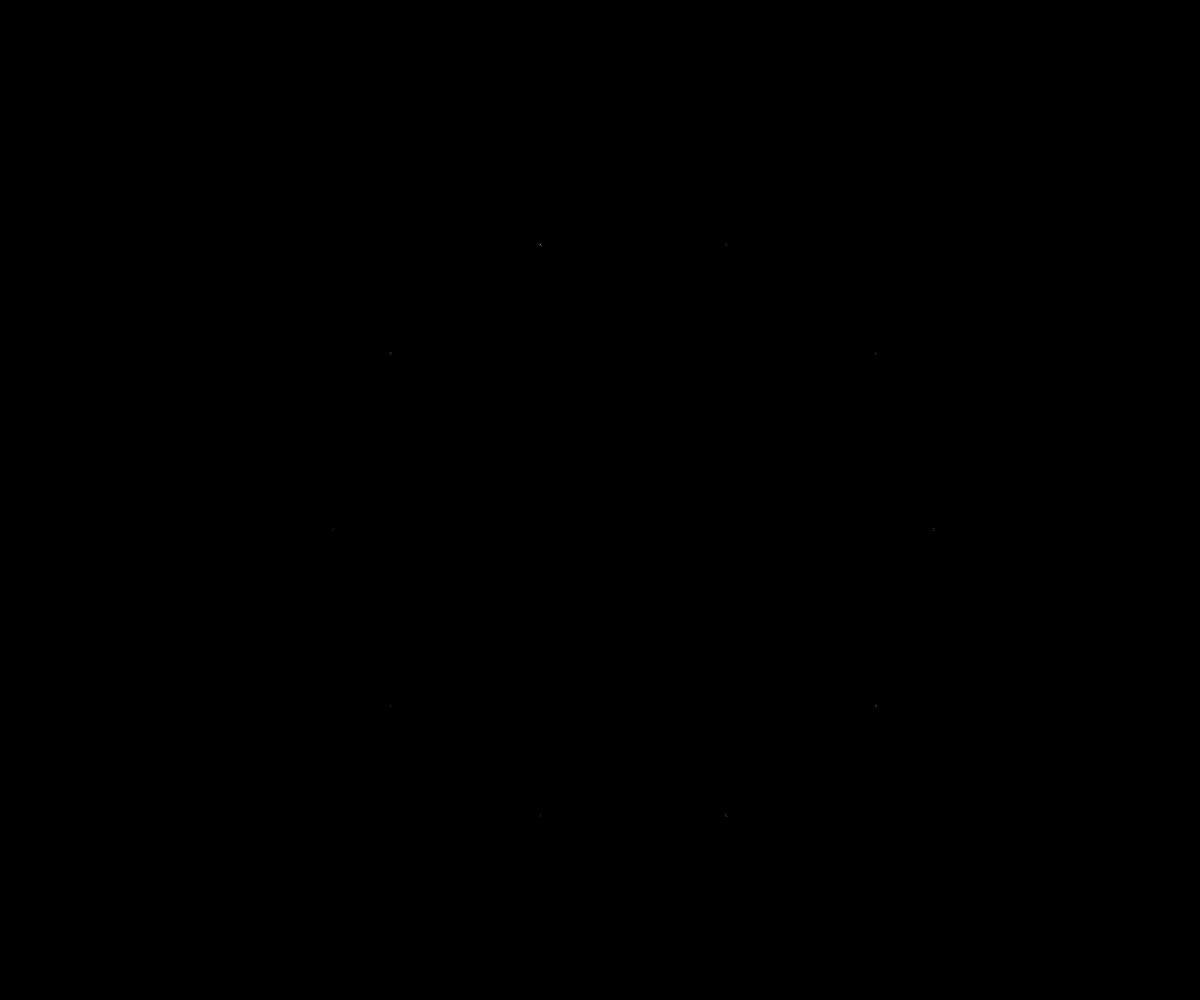
Frame 1 (no input)
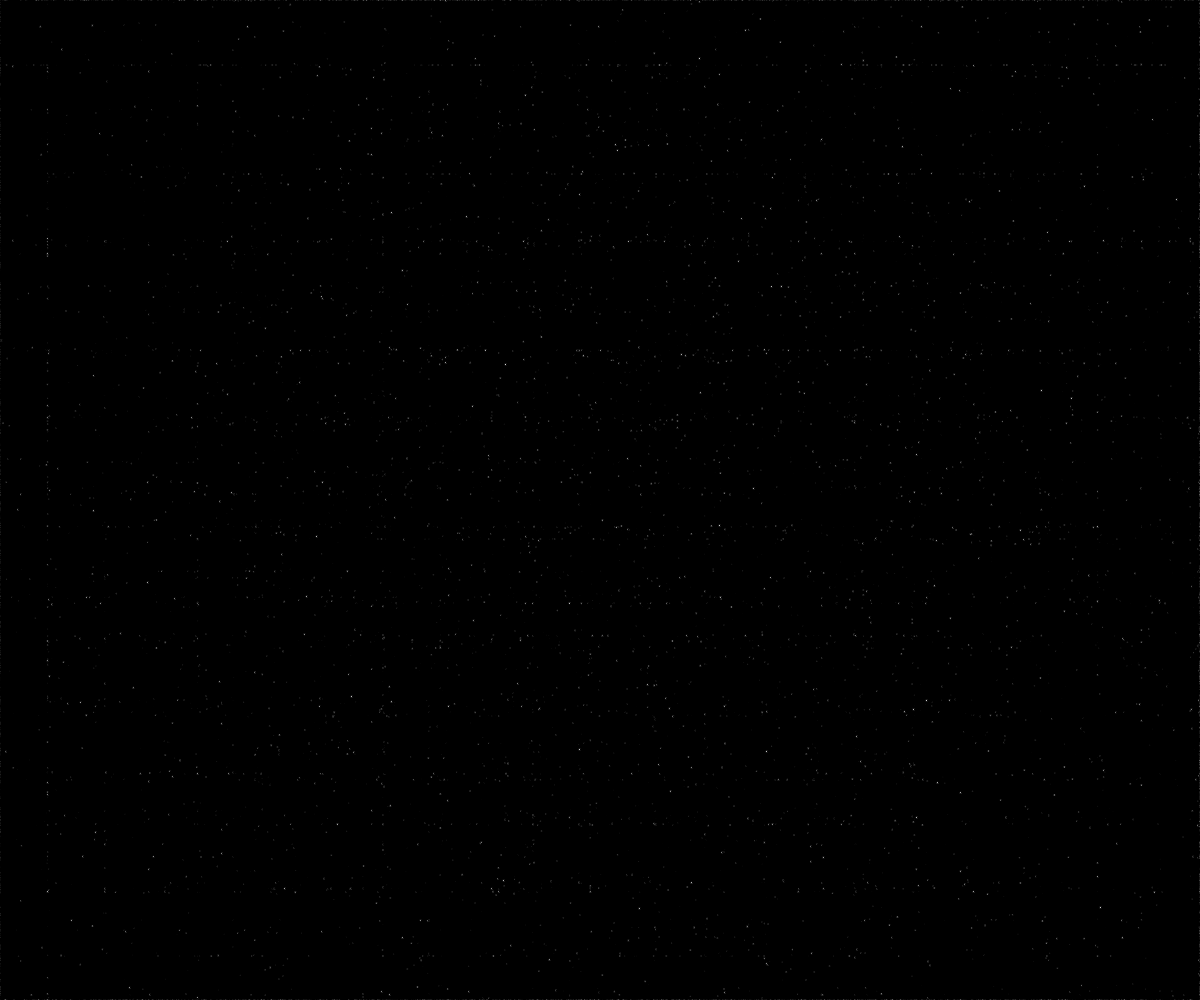
Frame 60 (no input)
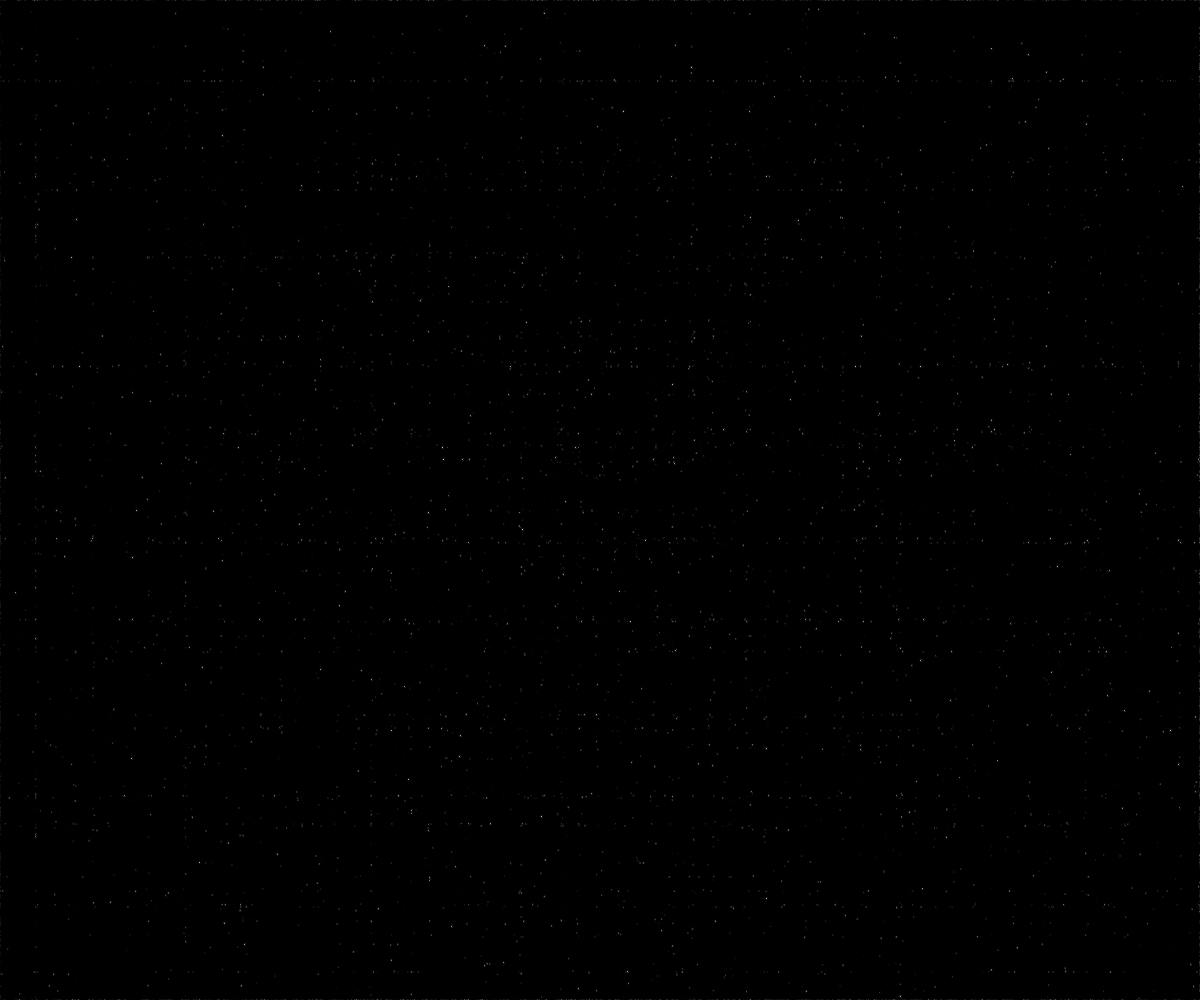
Frame 120 (the mouse pressed at the canvas centre since frame 60)

The p5.js sketch that drew these frames (run headless with seeded random() and noise() and a simulated clock; from frame 60 on, the mouse is pressed at the canvas centre):

// p5.js sketch
// ── sketch.js
// 设置粒子的数量
var numParticles = 10000; // 增加粒子的数量

// 定义粒子数组
var particles = [];

// 定义形状的控制点集合
var shapePoints = [];
var shapeRadius = 300; // 形状的半径

// 定义粒子的角度
var angle = 0;

function setup() {
  // 创建画布
  createCanvas(windowWidth, windowHeight);

  // 初始化形状的控制点
  for (var i = 0; i < 10; i++) {
    var x = shapeRadius * cos(i * TWO_PI / 10);
    var y = shapeRadius * sin(i * TWO_PI / 10);
    shapePoints.push(createVector(x, y));
  }

  // 初始化粒子
  for (var i = 0; i < numParticles; i++) {
    particles[i] = new Particle();
  }
}

function draw() {
  // 清除背景
  background(0);

  // 平移原点到画布中心
  translate(width / 2, height / 2);

  // 更新和显示粒子
  for (var i = 0; i < particles.length; i++) {
    particles[i].update();
    particles[i].display();
  }

  // 更新粒子的角度
  angle += 0.005;
}

// 粒子对象
function Particle() {
  // 随机选择一个形状的控制点
  var randomPoint = random(shapePoints);
  // 计算粒子初始位置
  this.position = createVector(randomPoint.x, randomPoint.y);

  // 随机初始化粒子速度
  this.velocity = p5.Vector.random2D();
  this.velocity.mult(random(0.1, 0.5)); // 减小速度以使运动减慢

  // 随机初始化粒子大小
  this.size = random(0.5, 2); // 减小粒子大小

  // 更新粒子状态
  this.update = function () {
    // 随机选择一个形状的控制点
    var randomPoint = random(shapePoints);

    // 计算粒子的目标位置
    var target = createVector(
      randomPoint.x + noise(angle) * 50, // 在目标位置上增加噪声
      randomPoint.y + noise(angle + 1000) * 50 // 在目标位置上增加噪声
    );

    // 计算粒子到目标位置的向量
    var direction = p5.Vector.sub(target, this.position);

    // 更新粒子速度和位置
    this.velocity.add(direction);
    this.position.add(this.velocity);

    // 限制粒子在运动范围内
    this.position.x = constrain(
      this.position.x,
      -width / 2,
      width / 2
    );
    this.position.y = constrain(
      this.position.y,
      -height / 2,
      height / 2
    );
  };

  // 显示粒子
  this.display = function () {
    // 设置粒子颜色
    fill(255);
    // 绘制粒子
    ellipse(this.position.x, this.position.y, this.size, this.size);
  };
}

// 调整画布大小
function windowResized() {
  resizeCanvas(windowWidth, windowHeight);
}
